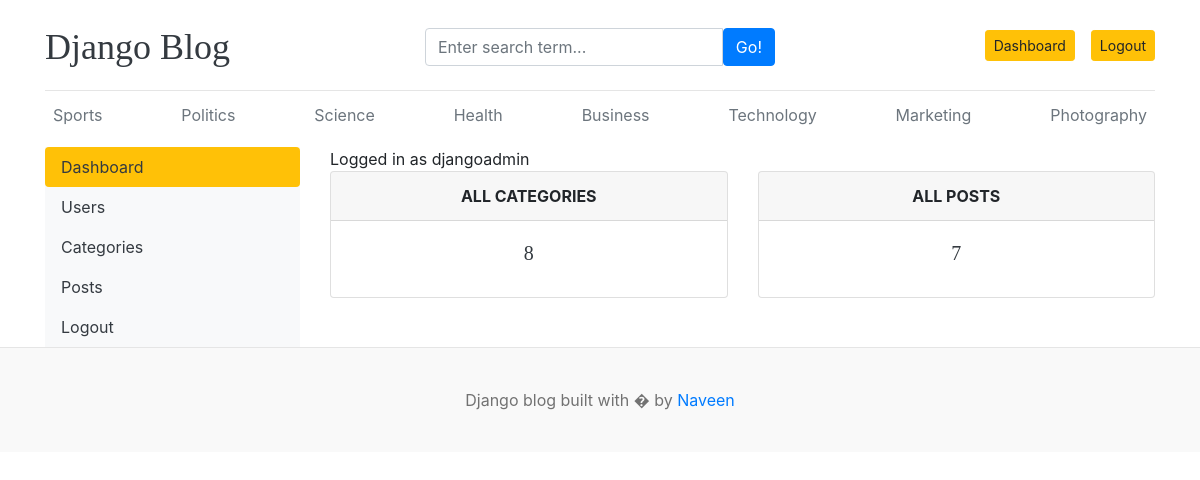
The page /dashboard/ (signed in) on the database its author committed.
### blog_mod/models.py (models this page shows, shortened)
class Category(models.Model):
    category_name = models.CharField(max_length=50, unique=True)
    created_at = models.DateTimeField(auto_now_add=True)
    updated_at = models.DateTimeField(auto_now=True)
    class Meta:
        verbose_name_plural = "categories"

### dashboard/views.py (the view)
# urls.py: path("dashboard/", include("dashboard.urls")),
@login_required(login_url="login")
def dashboard(request):
    category_count = Category.objects.all().count()
    blogs_count = Blog.objects.all().count()
    context = {"category_count": category_count, "blogs_count": blogs_count}
    return render(request, "dashboard/dashboard.html", context)

### blog_mod/context_processors.py (called while the page is built)
def get_category(request):
    categories = Category.objects.all()
    return dict(categories=categories)

def get_socialLinks(request):
    social_links = SocialLinks.objects.all()
    return dict(social_links=social_links)

### templates/dashboard/dashboard.html
{% extends 'base.html' %}
{% block content %}
  <div class="row">
    {% include 'dashboard/sidebar.html' %}
    <div class="col-md-9">
      <span>Logged in as {{ user }}</span>
      <div class="row">
        <div class="col">
          <div class="card border-default mb-3">
            <div class="card-header text-center text-uppercase font-weight-bold">All Categories</div>
            <div class="card-body text-dark">
              <h5 class="card-title text-center">{{ category_count }}</h5>
            </div>
          </div>
        </div>
        <div class="col">
          <div class="card border-default mb-3">
            <div class="card-header text-center text-uppercase font-weight-bold">All Posts</div>
            <div class="card-body text-dark">
              <h5 class="card-title text-center">{{ blogs_count }}</h5>
            </div>
          </div>
        </div>
      </div>
    </div>
  </div>
{% endblock %}

### templates/base.html (shortened to what this page needs)
{% load static %}
<!DOCTYPE html>
<html lang="en">
  <head>
    <link href="https://getbootstrap.com/docs/4.0/dist/css/bootstrap.min.css" rel="stylesheet" />
    <link rel="stylesheet" href="https://cdnjs.cloudflare.com/ajax/libs/font-awesome/4.7.0/css/font-awesome.min.css">
    <link href="{% static 'css/blog.css' %}" rel="stylesheet" />
  </head>
  <body>
    <div class="container">
      <header class="blog-header py-3">
        <div class="row flex-nowrap justify-content-between align-items-center">
          <div class="col-4 pt-1">
            <a class="blog-header-logo text-dark" href="/">Django Blog</a>
          </div>
          <div class="col-4 pt-1">
            <form action="{% url 'search' %}" method="GET">
              <div class="input-group">
                <input class="form-control" type="text" name="keyword" placeholder="Enter search term..." aria-label="Enter search term..." aria-describedby="button-search" />
                <button type="submit" class="btn btn-primary" id="button-search" type="button">Go!</button>
              </div>
            </form>
          </div>
          <div class="col-4 d-flex justify-content-end align-items-center">
            {% if not user.is_authenticated %}
              <a class="btn btn-sm btn-warning" href="{% url 'login' %}">Login</a> &nbsp;
              <a class="btn btn-sm btn-outline-secondary" href="{% url 'register' %}">Register</a>
            {% else %}
              <span><a class="btn btn-sm btn-warning" href="{% url 'dashboard' %}">Dashboard</a></span>
              <span><a class="btn btn-sm btn-warning" href="{% url 'logout' %}">Logout</a></span>
            {% endif %}
          </div>
        </div>
      </header>
      <div class="nav-scroller py-1 mb-2">
        <nav class="nav d-flex justify-content-between">
          {% for cat in categories %}
            <a class="p-2 text-muted" href="{% url 'posts_by_category' cat.id %}">{{ cat.category_name }}</a>
          {% endfor %}
        </nav>
      </div>
      {% block content %}
      {% endblock %}
    </div>
    <footer class="blog-footer">
      <p>
        Django blog built with � by <a href="#">Naveen</a>
      </p>
    </footer>
  </body>
</html>

### static/css/blog.css (style rules this page uses)
.blog-header { border-bottom: 1px solid #e5e5e5; }
.blog-header-logo { font-family: "Playfair Display", Georgia, "Times New Roman", serif; font-size: 2.25rem; }
h1, h2, h3, h4, h5, h6 { font-family: "Playfair Display", Georgia, "Times New Roman", serif; }
.blog-footer { padding: 2.5rem 0; color: #727272; text-align: center; background-color: #f9f9f9; border-top: .05rem solid #e5e5e5; }
.blog-footer p:last-child { margin-bottom: 0; }

### rows shown on the page
Category: category_name "Sports"
Category: category_name "Politics"
Category: category_name "Science"
Category: category_name "Health"
Category: category_name "Business"
Category: category_name "Technology"
Category: category_name "Marketing"
Category: category_name "Photography"

### other values the page prints
{{ user }} "djangoadmin"
{{ category_count }} "8"
{{ blogs_count }} "7"
